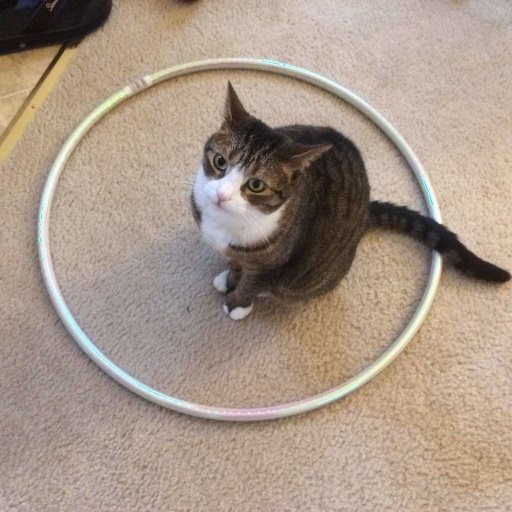
#> input picture images/cat.jpg, 512 x 512 px, found by its file name
$ python 1_b.py
#> lines starting #> are read from the running program, lines starting #| are printed output that depends on the picture; after the words box and inside, x2 and y2 are one past the last pixel; in counts of white or black regions, pixels touching at a corner belong together
import cv2
import matplotlib.pyplot as plt
import numpy as np


def to_bits(image, bits=8):

	image = image / 2 ** (8 - bits)
	# print(np.min(image), np.max(image))

	return image.astype(np.uint8)

if __name__ == '__main__':
	image = cv2.imread('cat.jpg', cv2.IMREAD_GRAYSCALE)
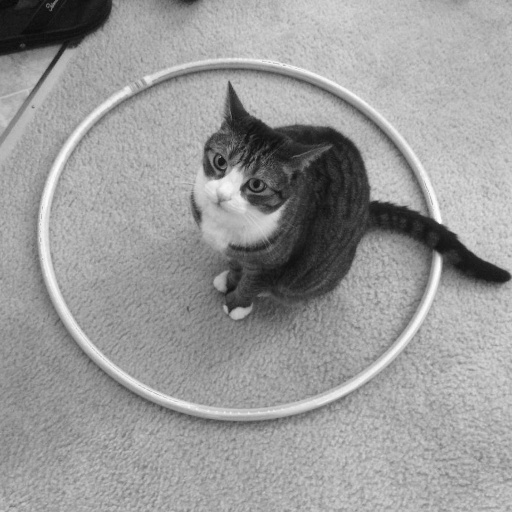
#> image: shape (512, 512); min 9, max 255, mean 154

	result7 = to_bits(image, bits=7)
#> in to_bits, `image = image / 2 ** (8 - bits)`:
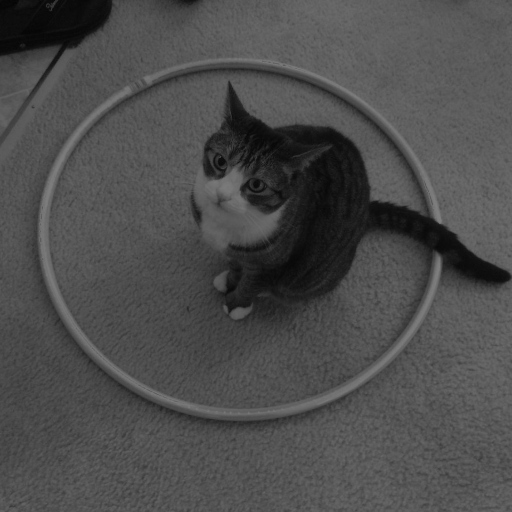
#> image: shape (512, 512) float64; min 4.5, max 127.5, mean 77
	result6 = to_bits(image, bits=6)
#> call 2 of to_bits, with bits = 6
#> in to_bits (call 2), `return image.astype(np.uint8)`:
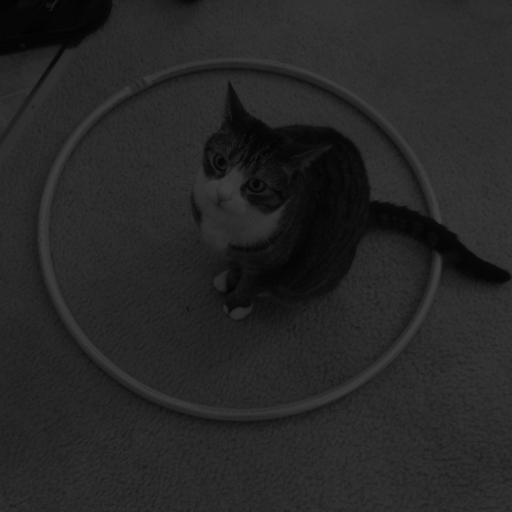
#> returned value: shape (512, 512); min 2, max 63, mean 38.1
	result4 = to_bits(image, bits=4)
	result2 = to_bits(image, bits=2)
#> call 4 of to_bits, with bits = 2
#> in to_bits (call 4), `return image.astype(np.uint8)`:
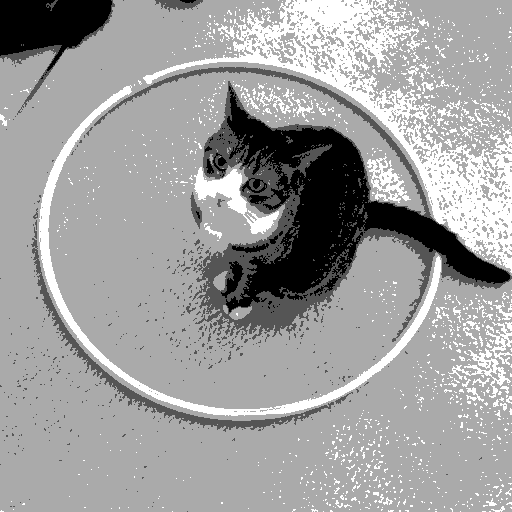
#> returned value: shape (512, 512); min 0, max 3, mean 1.87; drawn with min black and max white
	result1 = to_bits(image, bits=1)
#> in to_bits (call 5), `return image.astype(np.uint8)`:
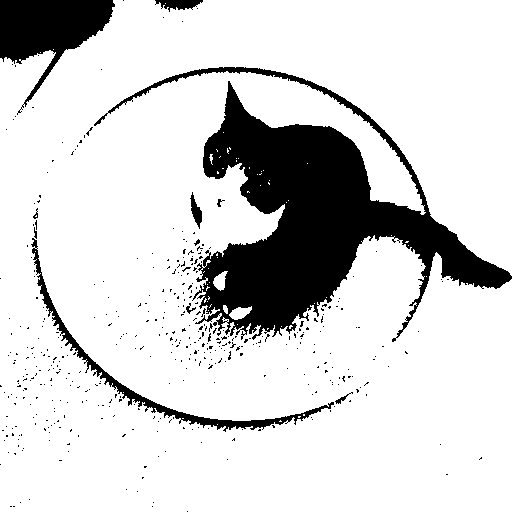
#> returned value: shape (512, 512); values 0 (black) and 1 (white), 83.4% white; 434 black regions (423 under 20 px), largest, box (x1, y1, x2, y2) and area: (94, 67, 512, 342) 33148, (0, 0, 115, 115) 5745, (31, 238, 334, 432) 2655

	plt.subplot(3,2,1)
	plt.imshow(image, cmap='gray')
	plt.title('Original Image')
	plt.axis('off')
	plt.subplot(3,2,2)
	plt.imshow(result7, cmap='gray')
	plt.title('7bit Image')
	plt.axis('off')
	plt.subplot(3,2,3)
	plt.imshow(result6, cmap='gray')
	plt.title('6bit Image')
	plt.axis('off')
	plt.subplot(3,2,4)
	plt.imshow(result4, cmap='gray')
	plt.title('4bit Image')
	plt.axis('off')
	plt.subplot(3,2,5)
	plt.imshow(result2, cmap='gray')
	plt.title('2bit Image')
	plt.axis('off')
	plt.subplot(3,2,6)
	plt.imshow(result1, cmap='gray')
	plt.title('1bit Image')
	plt.axis('off')
	plt.show()
